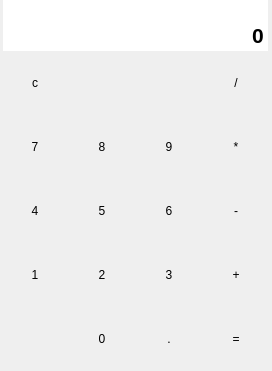
<?xml version="1.0" encoding="UTF-8"?>
<ui version="4.0">
 <class>form_calculatrice</class>
 <widget class="QWidget" name="form_calculatrice">
  <property name="geometry">
   <rect>
    <x>0</x>
    <y>0</y>
    <width>272</width>
    <height>360</height>
   </rect>
  </property>
  <property name="windowTitle">
   <string>Ma Calculatrice</string>
  </property>
  <layout class="QGridLayout" name="gridLayout">
   <property name="leftMargin">
    <number>0</number>
   </property>
   <property name="topMargin">
    <number>0</number>
   </property>
   <property name="rightMargin">
    <number>0</number>
   </property>
   <property name="bottomMargin">
    <number>0</number>
   </property>
   <property name="spacing">
    <number>0</number>
   </property>
   <item row="0" column="0" colspan="4">
    <widget class="QLineEdit" name="le_operation">
     <property name="frame">
      <bool>false</bool>
     </property>
     <property name="alignment">
      <set>Qt::AlignRight|Qt::AlignTrailing|Qt::AlignVCenter</set>
     </property>
    </widget>
   </item>
   <item row="1" column="0" colspan="4">
    <widget class="QLineEdit" name="le_resultat">
     <property name="font">
      <font>
       <pointsize>16</pointsize>
       <weight>75</weight>
       <bold>true</bold>
      </font>
     </property>
     <property name="text">
      <string>0</string>
     </property>
     <property name="frame">
      <bool>false</bool>
     </property>
     <property name="alignment">
      <set>Qt::AlignRight|Qt::AlignTrailing|Qt::AlignVCenter</set>
     </property>
    </widget>
   </item>
   <item row="2" column="0">
    <widget class="QPushButton" name="btn_c">
     <property name="minimumSize">
      <size>
       <width>64</width>
       <height>64</height>
      </size>
     </property>
     <property name="maximumSize">
      <size>
       <width>64</width>
       <height>64</height>
      </size>
     </property>
     <property name="text">
      <string>c</string>
     </property>
     <property name="flat">
      <bool>true</bool>
     </property>
    </widget>
   </item>
   <item row="2" column="3">
    <widget class="QPushButton" name="btn_div">
     <property name="minimumSize">
      <size>
       <width>64</width>
       <height>64</height>
      </size>
     </property>
     <property name="maximumSize">
      <size>
       <width>64</width>
       <height>64</height>
      </size>
     </property>
     <property name="text">
      <string>/</string>
     </property>
     <property name="flat">
      <bool>true</bool>
     </property>
    </widget>
   </item>
   <item row="3" column="0">
    <widget class="QPushButton" name="btn_7">
     <property name="minimumSize">
      <size>
       <width>64</width>
       <height>64</height>
      </size>
     </property>
     <property name="maximumSize">
      <size>
       <width>64</width>
       <height>64</height>
      </size>
     </property>
     <property name="text">
      <string>7</string>
     </property>
     <property name="flat">
      <bool>true</bool>
     </property>
    </widget>
   </item>
   <item row="3" column="1">
    <widget class="QPushButton" name="btn_8">
     <property name="minimumSize">
      <size>
       <width>64</width>
       <height>64</height>
      </size>
     </property>
     <property name="maximumSize">
      <size>
       <width>64</width>
       <height>64</height>
      </size>
     </property>
     <property name="text">
      <string>8</string>
     </property>
     <property name="flat">
      <bool>true</bool>
     </property>
    </widget>
   </item>
   <item row="3" column="2">
    <widget class="QPushButton" name="btn_9">
     <property name="minimumSize">
      <size>
       <width>64</width>
       <height>64</height>
      </size>
     </property>
     <property name="maximumSize">
      <size>
       <width>64</width>
       <height>64</height>
      </size>
     </property>
     <property name="text">
      <string>9</string>
     </property>
     <property name="flat">
      <bool>true</bool>
     </property>
    </widget>
   </item>
   <item row="3" column="3">
    <widget class="QPushButton" name="btn_mult">
     <property name="minimumSize">
      <size>
       <width>64</width>
       <height>64</height>
      </size>
     </property>
     <property name="maximumSize">
      <size>
       <width>64</width>
       <height>64</height>
      </size>
     </property>
     <property name="text">
      <string>*</string>
     </property>
     <property name="flat">
      <bool>true</bool>
     </property>
    </widget>
   </item>
   <item row="4" column="0">
    <widget class="QPushButton" name="btn_4">
     <property name="minimumSize">
      <size>
       <width>64</width>
       <height>64</height>
      </size>
     </property>
     <property name="maximumSize">
      <size>
       <width>64</width>
       <height>64</height>
      </size>
     </property>
     <property name="text">
      <string>4</string>
     </property>
     <property name="flat">
      <bool>true</bool>
     </property>
    </widget>
   </item>
   <item row="4" column="1">
    <widget class="QPushButton" name="btn_5">
     <property name="minimumSize">
      <size>
       <width>64</width>
       <height>64</height>
      </size>
     </property>
     <property name="maximumSize">
      <size>
       <width>64</width>
       <height>64</height>
      </size>
     </property>
     <property name="text">
      <string>5</string>
     </property>
     <property name="flat">
      <bool>true</bool>
     </property>
    </widget>
   </item>
   <item row="4" column="2">
    <widget class="QPushButton" name="btn_6">
     <property name="minimumSize">
      <size>
       <width>64</width>
       <height>64</height>
      </size>
     </property>
     <property name="maximumSize">
      <size>
       <width>64</width>
       <height>64</height>
      </size>
     </property>
     <property name="text">
      <string>6</string>
     </property>
     <property name="flat">
      <bool>true</bool>
     </property>
    </widget>
   </item>
   <item row="4" column="3">
    <widget class="QPushButton" name="btn_moins">
     <property name="minimumSize">
      <size>
       <width>64</width>
       <height>64</height>
      </size>
     </property>
     <property name="maximumSize">
      <size>
       <width>64</width>
       <height>64</height>
      </size>
     </property>
     <property name="text">
      <string>-</string>
     </property>
     <property name="flat">
      <bool>true</bool>
     </property>
    </widget>
   </item>
   <item row="5" column="0">
    <widget class="QPushButton" name="btn_1">
     <property name="minimumSize">
      <size>
       <width>64</width>
       <height>64</height>
      </size>
     </property>
     <property name="maximumSize">
      <size>
       <width>64</width>
       <height>64</height>
      </size>
     </property>
     <property name="text">
      <string>1</string>
     </property>
     <property name="flat">
      <bool>true</bool>
     </property>
    </widget>
   </item>
   <item row="5" column="1">
    <widget class="QPushButton" name="btn_2">
     <property name="minimumSize">
      <size>
       <width>64</width>
       <height>64</height>
      </size>
     </property>
     <property name="maximumSize">
      <size>
       <width>64</width>
       <height>64</height>
      </size>
     </property>
     <property name="text">
      <string>2</string>
     </property>
     <property name="flat">
      <bool>true</bool>
     </property>
    </widget>
   </item>
   <item row="5" column="2">
    <widget class="QPushButton" name="btn_3">
     <property name="minimumSize">
      <size>
       <width>64</width>
       <height>64</height>
      </size>
     </property>
     <property name="maximumSize">
      <size>
       <width>64</width>
       <height>64</height>
      </size>
     </property>
     <property name="text">
      <string>3</string>
     </property>
     <property name="flat">
      <bool>true</bool>
     </property>
    </widget>
   </item>
   <item row="5" column="3">
    <widget class="QPushButton" name="btn_plus">
     <property name="minimumSize">
      <size>
       <width>64</width>
       <height>64</height>
      </size>
     </property>
     <property name="maximumSize">
      <size>
       <width>64</width>
       <height>64</height>
      </size>
     </property>
     <property name="text">
      <string>+</string>
     </property>
     <property name="flat">
      <bool>true</bool>
     </property>
    </widget>
   </item>
   <item row="6" column="1">
    <widget class="QPushButton" name="btn_0">
     <property name="minimumSize">
      <size>
       <width>64</width>
       <height>64</height>
      </size>
     </property>
     <property name="maximumSize">
      <size>
       <width>64</width>
       <height>64</height>
      </size>
     </property>
     <property name="text">
      <string>0</string>
     </property>
     <property name="flat">
      <bool>true</bool>
     </property>
    </widget>
   </item>
   <item row="6" column="2">
    <widget class="QPushButton" name="btn_point">
     <property name="minimumSize">
      <size>
       <width>64</width>
       <height>64</height>
      </size>
     </property>
     <property name="maximumSize">
      <size>
       <width>64</width>
       <height>64</height>
      </size>
     </property>
     <property name="text">
      <string>.</string>
     </property>
     <property name="flat">
      <bool>true</bool>
     </property>
    </widget>
   </item>
   <item row="6" column="3">
    <widget class="QPushButton" name="btn_egal">
     <property name="minimumSize">
      <size>
       <width>64</width>
       <height>64</height>
      </size>
     </property>
     <property name="maximumSize">
      <size>
       <width>64</width>
       <height>64</height>
      </size>
     </property>
     <property name="text">
      <string>=</string>
     </property>
     <property name="flat">
      <bool>true</bool>
     </property>
    </widget>
   </item>
  </layout>
 </widget>
 <resources/>
 <connections/>
</ui>
